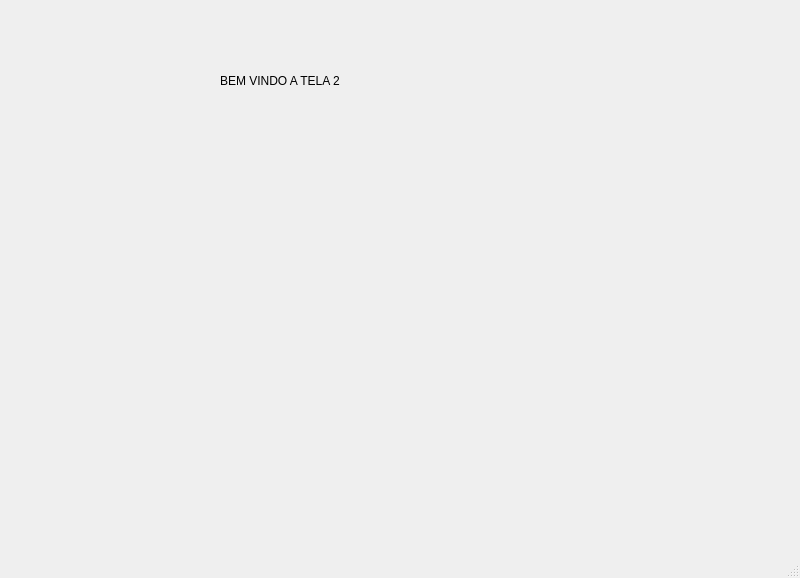
<?xml version="1.0" encoding="UTF-8"?>
<ui version="4.0">
 <class>MainWindow</class>
 <widget class="QMainWindow" name="MainWindow">
  <property name="geometry">
   <rect>
    <x>0</x>
    <y>0</y>
    <width>800</width>
    <height>578</height>
   </rect>
  </property>
  <property name="windowTitle">
   <string>MainWindow</string>
  </property>
  <widget class="QWidget" name="centralwidget">
   <widget class="QLabel" name="label">
    <property name="geometry">
     <rect>
      <x>220</x>
      <y>20</y>
      <width>481</width>
      <height>121</height>
     </rect>
    </property>
    <property name="text">
     <string>BEM VINDO A TELA 2</string>
    </property>
   </widget>
  </widget>
  <widget class="QMenuBar" name="menubar">
   <property name="geometry">
    <rect>
     <x>0</x>
     <y>0</y>
     <width>800</width>
     <height>22</height>
    </rect>
   </property>
  </widget>
  <widget class="QStatusBar" name="statusbar"/>
 </widget>
 <resources/>
 <connections/>
</ui>
